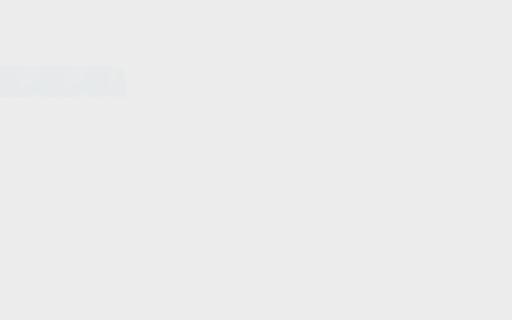
[1] (above)

22 first-person views from a walk through a Unity game level. The camera is 1.4 m above the floor, tilts 10° down and sees 75° across. The floor is counted in squares, 1 m on a side. Each view is taken from the middle of a square. On the plan, view 1 faces up. The plan holds only what a view shows up to about 15 squares ahead; the rest is blank. The player character is not drawn.

[2]
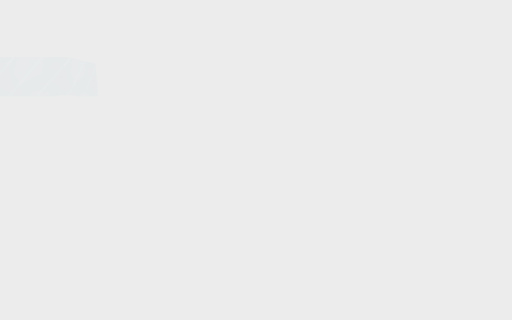

[3]
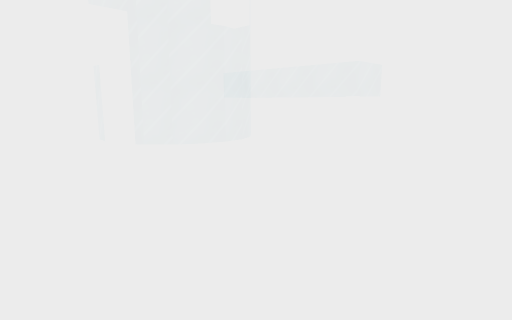

[4]
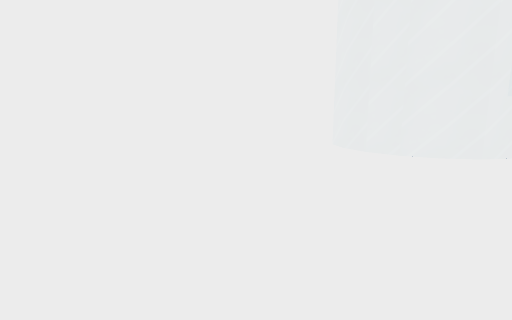

[5]
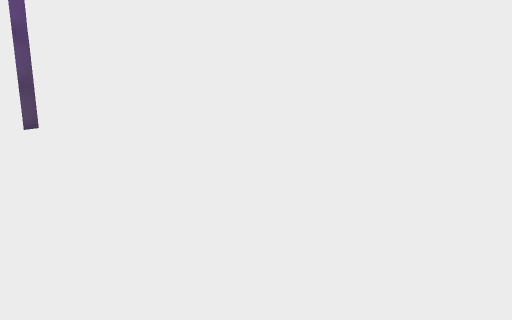

[6]
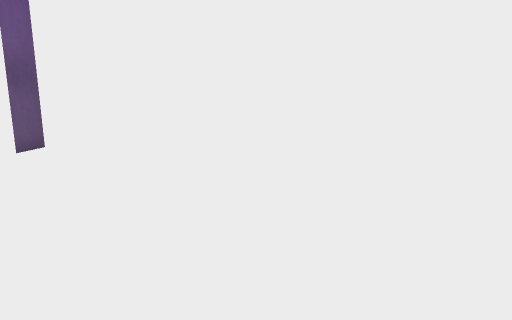

[7]
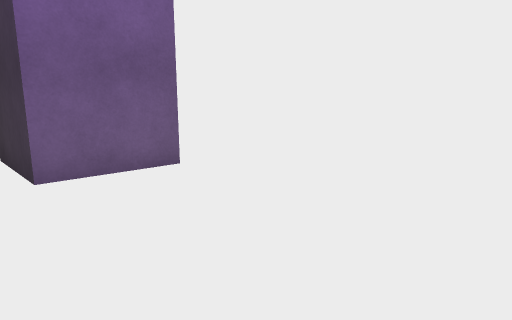

[8]
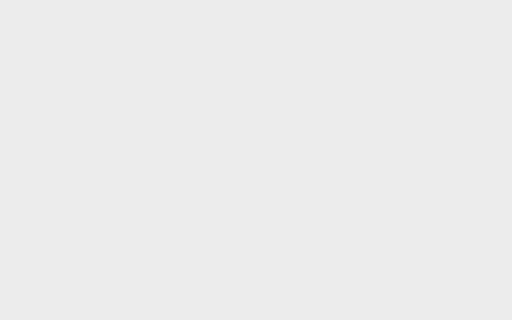

[9]
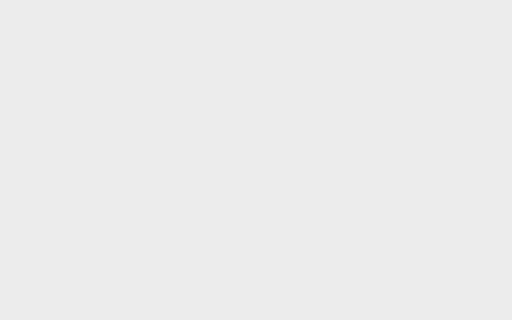

[10]
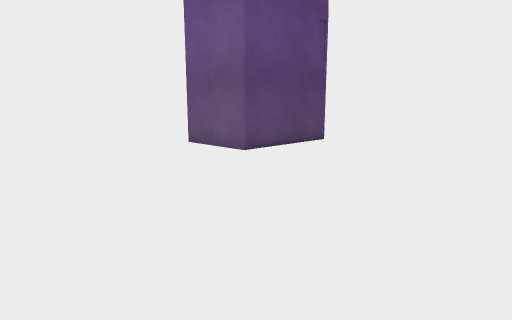

[11]
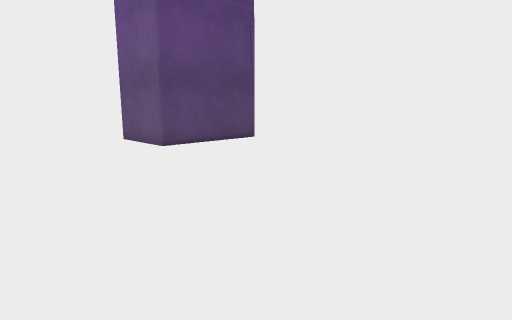

[12]
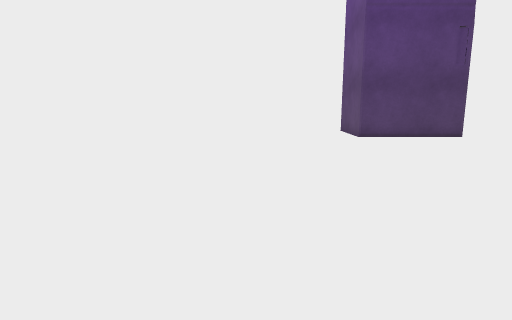

[13]
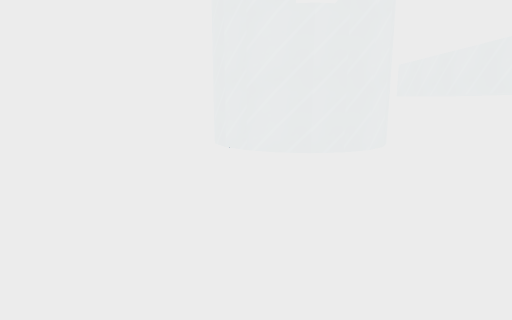

[14]
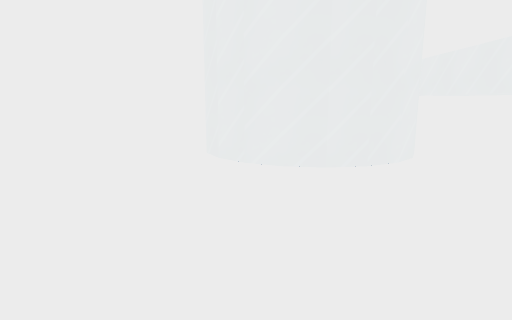

[15]
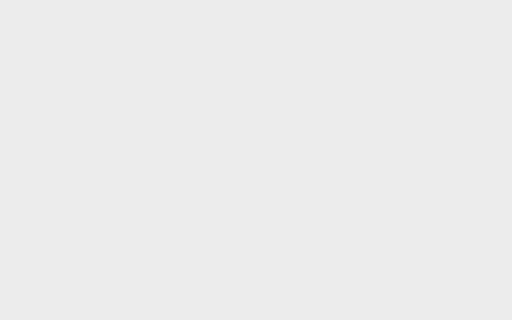

[16]
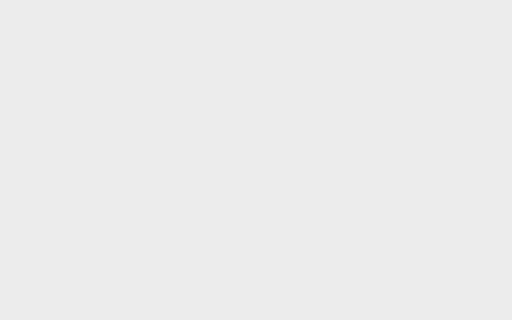

[17]
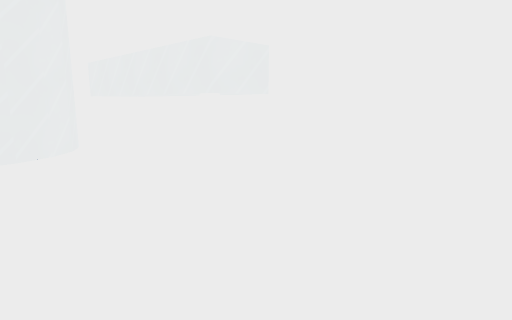

[18]
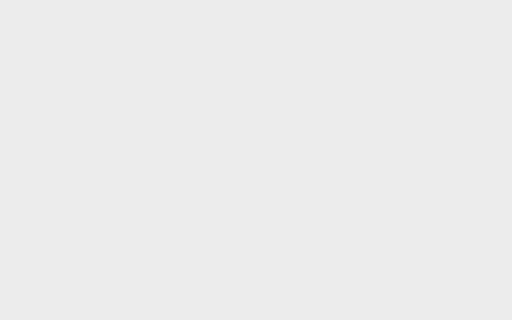

[19]
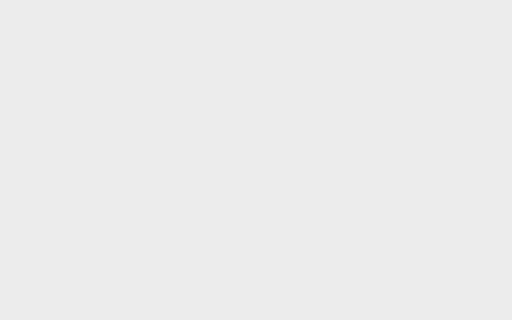

[20]
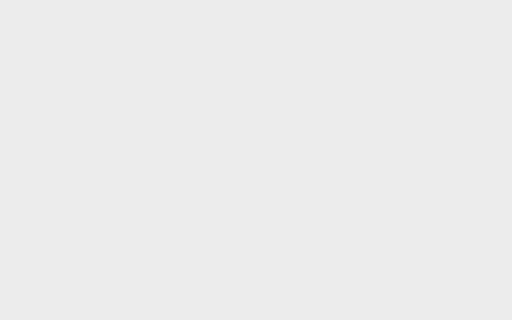

[21]
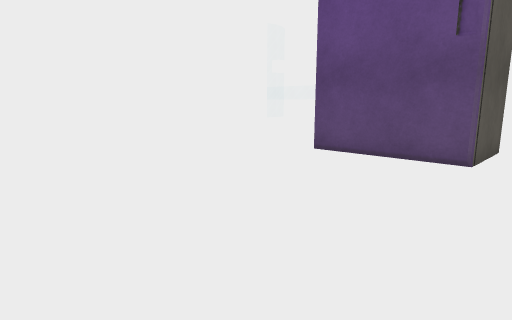

[22]
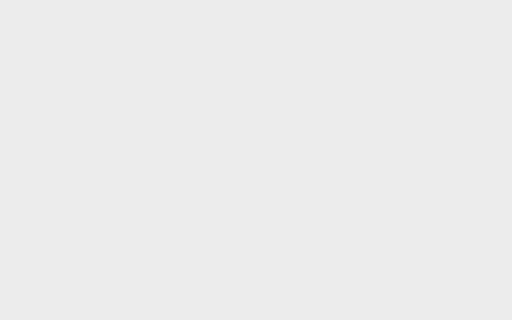

### Floor plan
Key: @ floor where view 1 was taken; # wall or solid block; . floor; = window, fence, low wall or low ledge; ^ raised ledge; T thing the floor can be seen under or through; O other object.
Columns run from 16 left of view 1 to 17 right of it. Each row starts with its distance up from view 1.
 18 ######################
 17 #.#======#...........#
 16 #.=......=...........#
 15 #.#======#...........#
 14 #....................#
 13 #.=====..............#
 12 #.======.............#
 11 #=======............O#
 10 #=======............O#
  9 #.======............O#
  8 #.=====.............O#
  7 #...................O
  6 ##......#...........O
  5 #...................O#
  4 #..TTT..#............#
  3 #..T TT..............#
  2 #...TTT..............#
  1 #....TT...#####......#
  0 #.........##  #.@....#
 -1 ##........##  #......#
 -2  ##########   #......###  ###
 -3               #.......OOOOO.##
 -4               #.......O   O.##
 -5               #.......OOOOO.######
 -6               ###................#
 -7                 #................#
 -8                 #................#
 -9                 #................#
-10                 #...........O^^^##
-11                 #...........^   #
-12                 #...........^
-13                 #...........^
-14                 #...........^
-15                 #...........^
-16                 #...........^
-17                ##...........^
-18                 #...........^
-19                 #...........^
-20                 #...........^
-21                 #...........###
-22                 #############

Where each view was taken, in squares from view 1:
view 1: 0 up, 0 right, facing up
view 2: 3 up, 0 right, facing up
view 3: 3 up, 0 right, facing up-left
view 4: 5 up, 1 left, facing left
view 5: 9 up, 3 left, facing down
view 6: 3 up, 1 right, facing down
view 7: 2 down, 1 right, facing down-right
view 8: 5 down, 1 right, facing down-right
view 9: 7 down, 3 right, facing down
view 10: 11 down, 1 right, facing up-right
view 11: 13 down, 2 right, facing up-right
view 12: 16 down, 3 right, facing up
view 13: 9 up, 0 right, facing left
view 14: 9 up, 2 left, facing left
view 15: 9 up, 3 left, facing right
view 16: 7 up, 0 right, facing down-left
view 17: 10 up, 0 right, facing up-left
view 18: 5 down, 4 right, facing down
view 19: 6 down, 5 right, facing down-left
view 20: 12 down, 11 right, facing down-left
view 21: 12 down, 11 right, facing up-left
view 22: 3 up, 15 left, facing down-right
